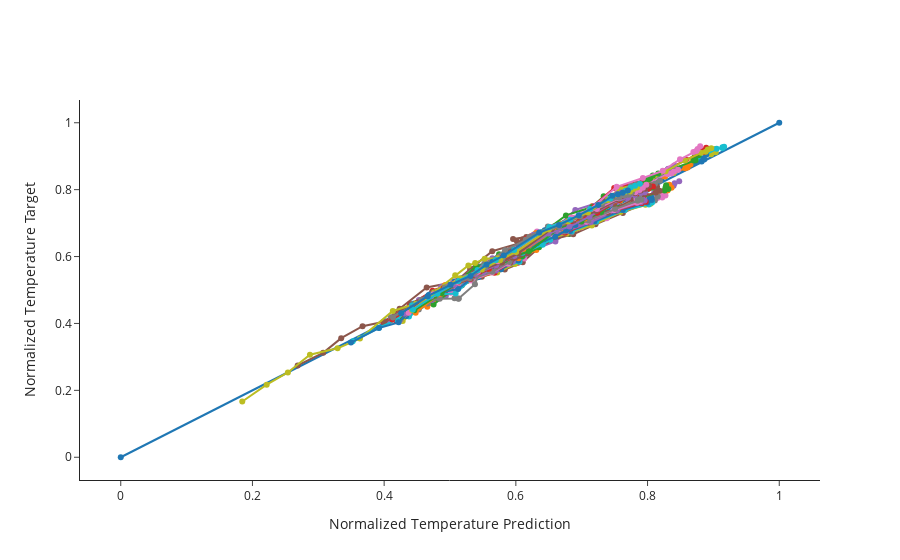

The cell this chart's notebook holds for it:
### Code cell
fig = go.Figure()
fig.add_trace(go.Scatter(x=[0, 1], y=[0, 1], showlegend=False, mode="markers+lines"))
for i in range(0, len(datasets["X_test"]), batch_size * skip):
    df_pred = pd.DataFrame(model.predict(datasets["X_test"][i : i + batch_size], verbose=0)[:, :, 1])
    df_train = pd.DataFrame(datasets["y_test"][i : i + batch_size][:, :, 1])
    fig.add_trace(
        go.Scatter(
            x=df_pred[0].values,
            y=df_train[0].values,
            showlegend=False,
            mode="markers+lines",
        )
    )

fig.update_yaxes(title="Normalized Temperature Target")
fig.update_xaxes(title="Normalized Temperature Prediction")
fig.update_layout(template="simple_white")
